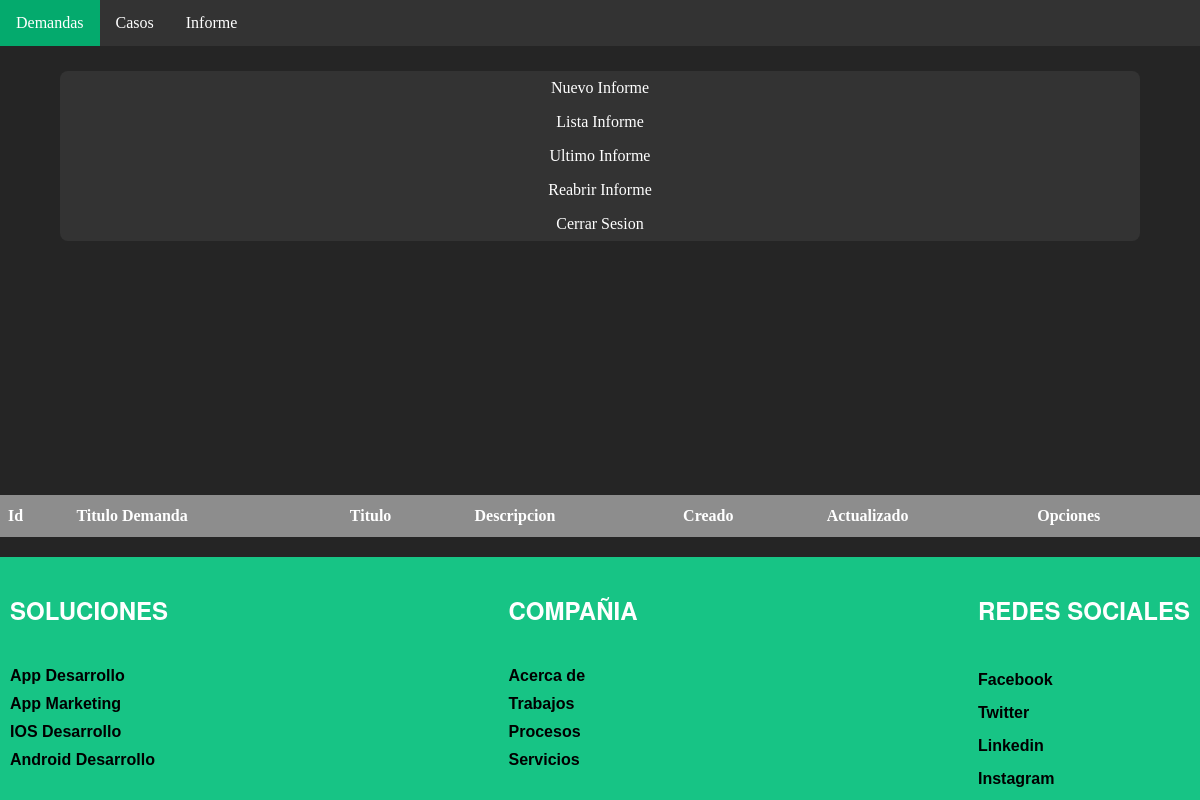
The page /listas_informes/ (signed in) on the database as committed earlier.
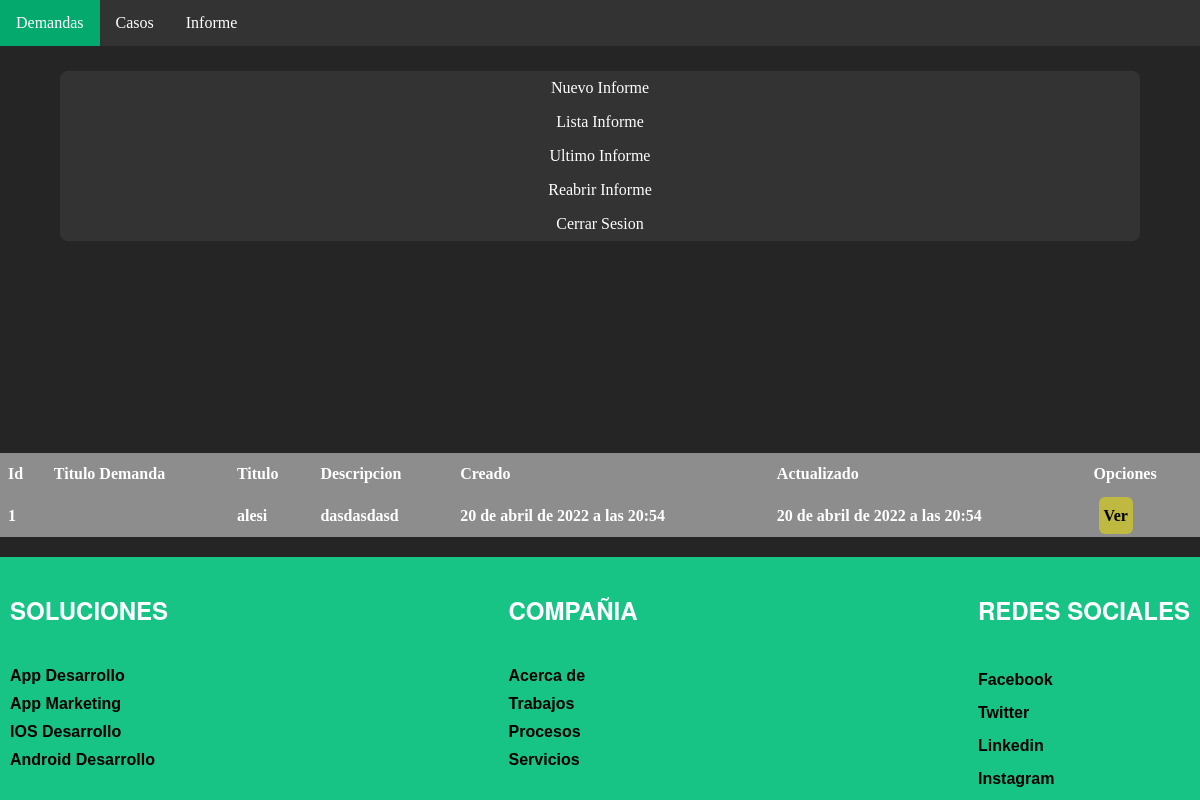
The same page on the database as committed later.
### Holadjango/models.py (models this page shows, shortened)
class informe2(models.Model):
    id_informe=models.BigAutoField(primary_key=True)
    titulo=models.CharField(max_length=20)
    descripcion=models.CharField(max_length=1000)
    created=models.DateTimeField(auto_now_add=True)
    updated=models.DateTimeField(auto_now_add=True)
    id_demanda=models.ForeignKey(demanda, on_delete=models.CASCADE)
    class Meta:
        verbose_name= 'informe2'
        verbose_name_plural= 'informes2'

### Holadjango/views.py (the view)
# urls.py: path('listas_informes/', views.listas_informes, name="listas_informes"),
@login_required
def listas_informes(request):
    listaas = informe2.objects.all()
    return render(request, 'Holadjango/listas_informes.html',{"listaas":listaas})

### Holadjango/templates/Holadjango/listas_informes.html (shortened to what this page needs)
{% extends "Holadjango/base.html" %}
    {% load static %}
  {% block content %}
    <link rel="stylesheet" href="{% static 'Holadjango/CSS/lista.css' %}">
</head>
<body>
    <div class="container">
    <ul class="border">
      <il><a href="{% url 'informe' %}">Nuevo Informe</a></il>
      <il><a href="{% url 'listas_informes' %}">Lista Informe</a></il>
      <il><a href="{% url 'ultimademanda' %}">Ultimo Informe</a></il>
      <il><a href="{% url 'reabririnforme' %}">Reabrir Informe</a></il>
      <il><a href="{% url 'Logout' %}">Cerrar Sesion</a></il>
    </ul>
    </div>
    <table class="default">
        <thead>
          <tr>
            <th>Id</th>
            <th>Titulo Demanda</th>
            <th>Titulo</th>
            <th>Descripcion</th>
            <th>Creado</th>
            <th>Actualizado</th>
            <th>Opciones</th>
          </tr>
        </thead>
            {% for informe2 in  listaas %}
    <tbody>
            <tr>
                <th>{{informe2.id_informe}}</th>
                <th>{{informe2.id_demanda}}</th>
                <th>{{informe2.titulo}}</th>
                <th>{{informe2.descripcion}}</th>
                <th>{{informe2.created}}</th>
                <th>{{informe2.updated}}</th>
                <th>
                  <a  class="button_1" href="{% url 'verinforme' informe2.id_informe %}">Ver</a>
                </th>
            </tr>
            {% endfor %}
        </table>
</body>
{% endblock %}

Rows that differ between the two databases and show on the page:
added informe2: id_informe "1", titulo "alesi", descripcion "dasdasdasd", created "20 de abril de 2022 a las 20:54", updated "20 de abril de 2022 a las 20:54"
